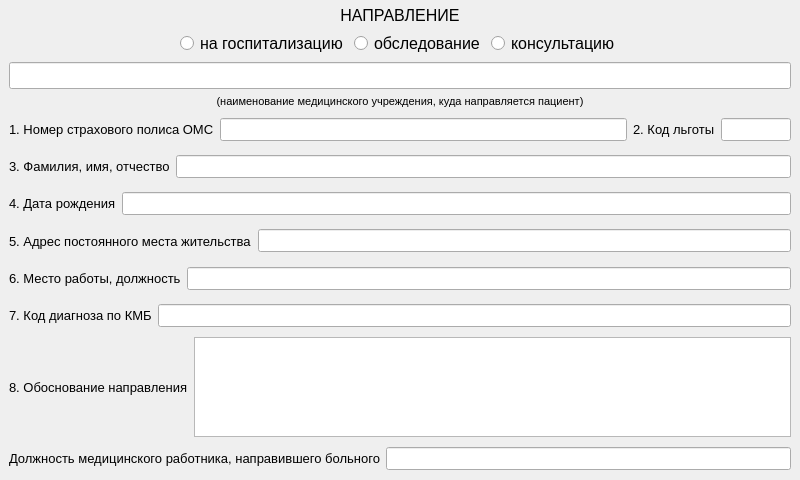
<?xml version="1.0" encoding="UTF-8"?>
<ui version="4.0">
 <class>FormDirection</class>
 <widget class="QWidget" name="FormDirection">
  <property name="geometry">
   <rect>
    <x>0</x>
    <y>0</y>
    <width>800</width>
    <height>480</height>
   </rect>
  </property>
  <property name="minimumSize">
   <size>
    <width>800</width>
    <height>400</height>
   </size>
  </property>
  <property name="font">
   <font>
    <pointsize>10</pointsize>
   </font>
  </property>
  <property name="windowTitle">
   <string>Направление</string>
  </property>
  <layout class="QVBoxLayout" name="verticalLayout">
   <property name="leftMargin">
    <number>0</number>
   </property>
   <property name="topMargin">
    <number>6</number>
   </property>
   <property name="rightMargin">
    <number>0</number>
   </property>
   <property name="bottomMargin">
    <number>6</number>
   </property>
   <item>
    <widget class="QWidget" name="widget" native="true">
     <property name="font">
      <font>
       <pointsize>12</pointsize>
      </font>
     </property>
     <layout class="QGridLayout" name="gridLayout">
      <property name="topMargin">
       <number>0</number>
      </property>
      <property name="bottomMargin">
       <number>0</number>
      </property>
      <item row="1" column="2">
       <widget class="QRadioButton" name="direction_examination">
        <property name="text">
         <string>обследование</string>
        </property>
       </widget>
      </item>
      <item row="0" column="0" colspan="5">
       <widget class="QLabel" name="label">
        <property name="font">
         <font>
          <pointsize>12</pointsize>
          <weight>50</weight>
          <bold>false</bold>
         </font>
        </property>
        <property name="text">
         <string>&lt;html&gt;&lt;head/&gt;&lt;body&gt;&lt;p&gt;НАПРАВЛЕНИЕ&lt;/p&gt;&lt;/body&gt;&lt;/html&gt;</string>
        </property>
        <property name="alignment">
         <set>Qt::AlignCenter</set>
        </property>
       </widget>
      </item>
      <item row="1" column="1">
       <widget class="QRadioButton" name="direction_hospitalization">
        <property name="text">
         <string>на госпитализацию</string>
        </property>
       </widget>
      </item>
      <item row="1" column="0">
       <spacer name="horizontalSpacer">
        <property name="orientation">
         <enum>Qt::Horizontal</enum>
        </property>
        <property name="sizeHint" stdset="0">
         <size>
          <width>40</width>
          <height>20</height>
         </size>
        </property>
       </spacer>
      </item>
      <item row="1" column="4">
       <spacer name="horizontalSpacer_2">
        <property name="orientation">
         <enum>Qt::Horizontal</enum>
        </property>
        <property name="sizeHint" stdset="0">
         <size>
          <width>40</width>
          <height>20</height>
         </size>
        </property>
       </spacer>
      </item>
      <item row="1" column="3">
       <widget class="QRadioButton" name="direction_consultation">
        <property name="text">
         <string>консультацию</string>
        </property>
       </widget>
      </item>
      <item row="2" column="0" colspan="5">
       <widget class="QLineEdit" name="direction_name_organization">
        <property name="readOnly">
         <bool>true</bool>
        </property>
       </widget>
      </item>
      <item row="3" column="0" colspan="5">
       <widget class="QLabel" name="label_2">
        <property name="font">
         <font>
          <pointsize>8</pointsize>
         </font>
        </property>
        <property name="text">
         <string>(наименование медицинского учреждения, куда направляется пациент)</string>
        </property>
        <property name="alignment">
         <set>Qt::AlignCenter</set>
        </property>
       </widget>
      </item>
     </layout>
    </widget>
   </item>
   <item>
    <widget class="QWidget" name="widget_02" native="true">
     <layout class="QHBoxLayout" name="horizontalLayout">
      <property name="topMargin">
       <number>0</number>
      </property>
      <property name="bottomMargin">
       <number>0</number>
      </property>
      <item>
       <widget class="QLabel" name="label_3">
        <property name="text">
         <string>1. Номер страхового полиса ОМС</string>
        </property>
       </widget>
      </item>
      <item>
       <widget class="QLineEdit" name="number_polis">
        <property name="readOnly">
         <bool>true</bool>
        </property>
       </widget>
      </item>
      <item>
       <widget class="QLabel" name="label_4">
        <property name="text">
         <string>2. Код льготы</string>
        </property>
       </widget>
      </item>
      <item>
       <widget class="QLineEdit" name="concession_code">
        <property name="maximumSize">
         <size>
          <width>70</width>
          <height>16777215</height>
         </size>
        </property>
        <property name="readOnly">
         <bool>true</bool>
        </property>
       </widget>
      </item>
     </layout>
    </widget>
   </item>
   <item>
    <widget class="QWidget" name="widget_03" native="true">
     <layout class="QHBoxLayout" name="horizontalLayout_2">
      <property name="topMargin">
       <number>0</number>
      </property>
      <property name="bottomMargin">
       <number>0</number>
      </property>
      <item>
       <widget class="QLabel" name="label_5">
        <property name="text">
         <string>3. Фамилия, имя, отчество</string>
        </property>
       </widget>
      </item>
      <item>
       <widget class="QLineEdit" name="fio">
        <property name="readOnly">
         <bool>true</bool>
        </property>
       </widget>
      </item>
     </layout>
    </widget>
   </item>
   <item>
    <widget class="QWidget" name="widget_04" native="true">
     <layout class="QHBoxLayout" name="horizontalLayout_3">
      <property name="topMargin">
       <number>0</number>
      </property>
      <property name="bottomMargin">
       <number>0</number>
      </property>
      <item>
       <widget class="QLabel" name="label_6">
        <property name="text">
         <string>4. Дата рождения</string>
        </property>
       </widget>
      </item>
      <item>
       <widget class="QLineEdit" name="date_birth">
        <property name="readOnly">
         <bool>true</bool>
        </property>
       </widget>
      </item>
     </layout>
    </widget>
   </item>
   <item>
    <widget class="QWidget" name="widget_05" native="true">
     <layout class="QHBoxLayout" name="horizontalLayout_4">
      <property name="topMargin">
       <number>0</number>
      </property>
      <property name="bottomMargin">
       <number>0</number>
      </property>
      <item>
       <widget class="QLabel" name="label_7">
        <property name="text">
         <string>5. Адрес постоянного места жительства</string>
        </property>
       </widget>
      </item>
      <item>
       <widget class="QLineEdit" name="address">
        <property name="readOnly">
         <bool>true</bool>
        </property>
       </widget>
      </item>
     </layout>
    </widget>
   </item>
   <item>
    <widget class="QWidget" name="widget_06" native="true">
     <layout class="QHBoxLayout" name="horizontalLayout_5">
      <property name="topMargin">
       <number>0</number>
      </property>
      <property name="bottomMargin">
       <number>0</number>
      </property>
      <item>
       <widget class="QLabel" name="label_8">
        <property name="text">
         <string>6. Место работы, должность</string>
        </property>
       </widget>
      </item>
      <item>
       <widget class="QLineEdit" name="work">
        <property name="readOnly">
         <bool>true</bool>
        </property>
       </widget>
      </item>
     </layout>
    </widget>
   </item>
   <item>
    <widget class="QWidget" name="widget_07" native="true">
     <layout class="QHBoxLayout" name="horizontalLayout_6">
      <property name="topMargin">
       <number>0</number>
      </property>
      <property name="bottomMargin">
       <number>0</number>
      </property>
      <item>
       <widget class="QLabel" name="label_9">
        <property name="text">
         <string>7. Код диагноза по КМБ</string>
        </property>
       </widget>
      </item>
      <item>
       <widget class="QLineEdit" name="diagnosis_code">
        <property name="readOnly">
         <bool>true</bool>
        </property>
       </widget>
      </item>
     </layout>
    </widget>
   </item>
   <item>
    <widget class="QWidget" name="widget_08" native="true">
     <property name="maximumSize">
      <size>
       <width>16777215</width>
       <height>100</height>
      </size>
     </property>
     <layout class="QHBoxLayout" name="horizontalLayout_7">
      <property name="topMargin">
       <number>0</number>
      </property>
      <property name="bottomMargin">
       <number>0</number>
      </property>
      <item>
       <widget class="QLabel" name="label_10">
        <property name="text">
         <string>8. Обоснование направления</string>
        </property>
       </widget>
      </item>
      <item>
       <widget class="QTextEdit" name="direction_justification">
        <property name="readOnly">
         <bool>true</bool>
        </property>
       </widget>
      </item>
     </layout>
    </widget>
   </item>
   <item>
    <widget class="QWidget" name="widget_09" native="true">
     <layout class="QHBoxLayout" name="horizontalLayout_8">
      <property name="topMargin">
       <number>0</number>
      </property>
      <property name="bottomMargin">
       <number>0</number>
      </property>
      <item>
       <widget class="QLabel" name="label_11">
        <property name="text">
         <string>Должность медицинского работника, направившего больного</string>
        </property>
       </widget>
      </item>
      <item>
       <widget class="QLineEdit" name="employee_post">
        <property name="readOnly">
         <bool>true</bool>
        </property>
       </widget>
      </item>
     </layout>
    </widget>
   </item>
  </layout>
 </widget>
 <resources/>
 <connections/>
</ui>
